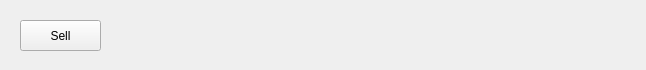
<?xml version="1.0" encoding="UTF-8"?>
<ui version="4.0">
 <class>Form</class>
 <widget class="QWidget" name="Form">
  <property name="geometry">
   <rect>
    <x>0</x>
    <y>0</y>
    <width>646</width>
    <height>70</height>
   </rect>
  </property>
  <property name="windowTitle">
   <string>Form</string>
  </property>
  <widget class="QPushButton" name="sell_button">
   <property name="geometry">
    <rect>
     <x>20</x>
     <y>20</y>
     <width>81</width>
     <height>31</height>
    </rect>
   </property>
   <property name="autoFillBackground">
    <bool>false</bool>
   </property>
   <property name="text">
    <string>Sell</string>
   </property>
   <property name="checkable">
    <bool>false</bool>
   </property>
   <property name="autoDefault">
    <bool>false</bool>
   </property>
   <property name="default">
    <bool>false</bool>
   </property>
   <property name="flat">
    <bool>false</bool>
   </property>
  </widget>
 </widget>
 <resources/>
 <connections/>
</ui>
